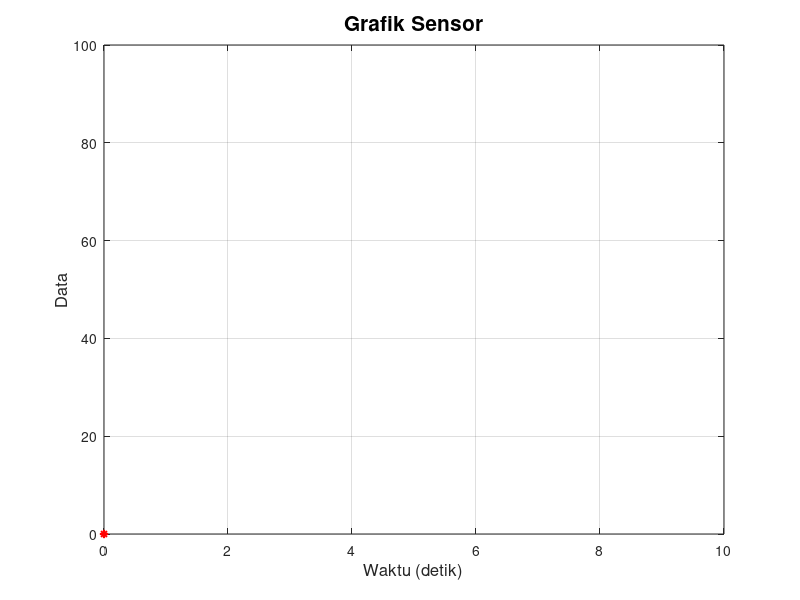

MATLAB code to generate this figure: (Note: this script raises an error after producing the figure.)
%Inisialisasi Serial dan Grafik
serialPort = 'COM4';
judulGrafik = 'Grafik Sensor';
xLabel = 'Waktu (detik)';
yLabel = 'Data';
plotGrid = 'on';
min = 0;
max = 100;
lebarScroll = 10;
delay = 0.01;

%Inisialisasi variabel
waktu = 0;
data = 0;
cacah = 0;

%Persiapkan Grafik
plotGraph = plot(waktu, data,'-b*','LineWidth',1.5,'MarkerEdgeColor','r','MarkerFaceColor','r');
title(judulGrafik,'FontSize',15);
xlabel (xLabel,'FontSize',12);
ylabel (yLabel,'FontSize',12);
axis([0 10 min max]);
grid(plotGrid);
s = serial (serialPort,'BaudRate', 115200);
fopen(s)
%fprintf(s,'%s', char(1));
tic
while ishandle (plotGraph)
    nilaiInput = fscanf(s,'%f');
    if(~isempty(nilaiInput) && isfloat(nilaiInput));
        cacah = cacah + 1;
        waktu(cacah) = toc;
        data(cacah) = nilaiInput(1);
        
        if(lebarScroll > 0)
            set(plotGraph,'XData',waktu(waktu > waktu(cacah)-lebarScroll),'YData',data(waktu > waktu(cacah)-lebarScroll));
            axis([waktu(cacah)-lebarScroll waktu(cacah) min max]);
        else
            set(plotGraph,'XData', waktu, 'YData',data);
            axis([0 waktu(cacah) min max]);
        end
    end
end

